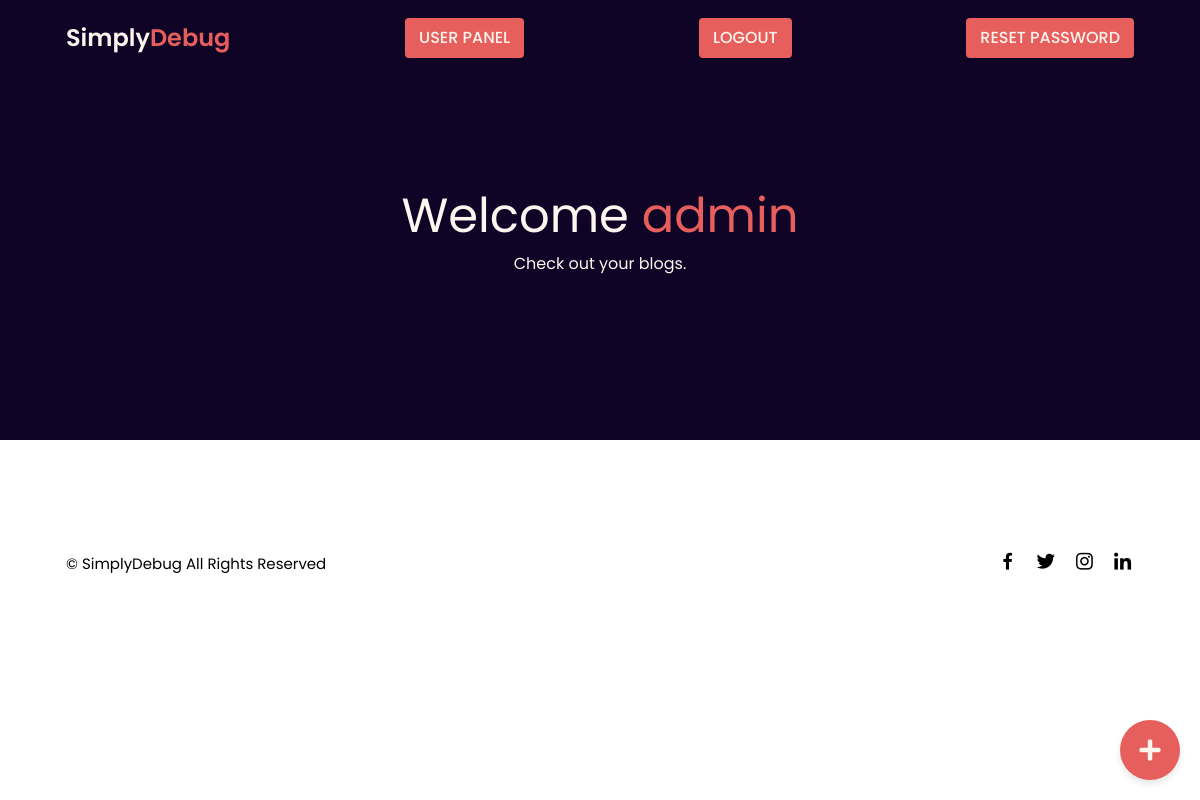
/user_panel/ (signed in), run on an earlier commit of the app's database.
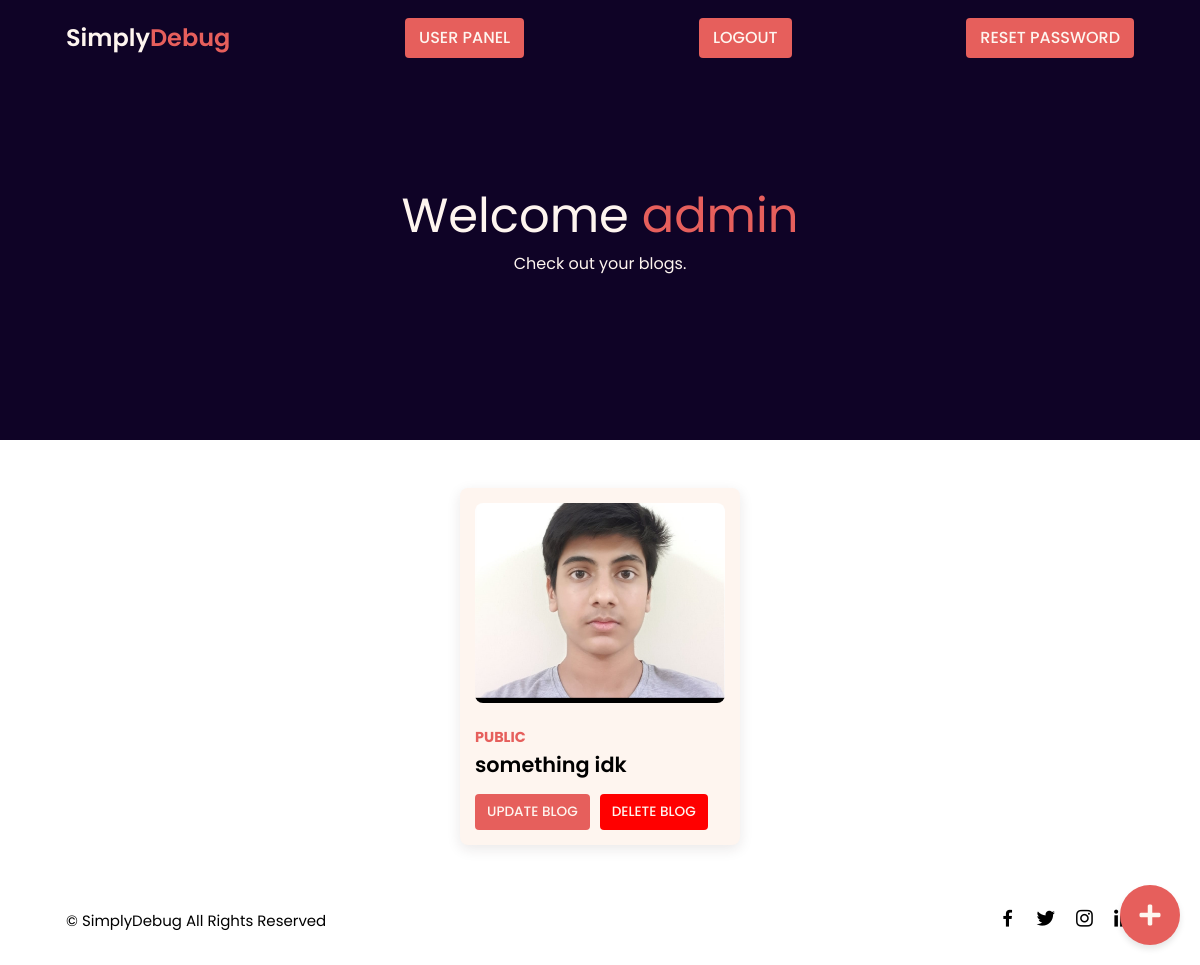
And on a later commit of the database.
### dashboard/models.py (models this page shows, shortened)
class BlogModel(models.Model):
    user = models.ForeignKey(User, blank=True, null=True,
                             on_delete=models.CASCADE)
    title = models.CharField(max_length=255)
    slug = models.SlugField(unique=True, null=True)
    description = models.TextField(default="No Description")
    image = models.ImageField(upload_to='exampleSite/static/example')
    caption = models.CharField(max_length=255, blank=True, null=True)
    categories = models.JSONField(default=list)  # For simplicity, storing as JSON
    tags = models.JSONField(default=list)
    draft = models.BooleanField(default=False)
    content = RichTextField()
    file_directory = models.CharField(max_length=255, blank=True, editable=False)

### dashboard/views.py (the view)
# urls.py: path("user_panel/", userpanel, name="userpanel"),
def userpanel(request):
    if request.user.is_authenticated:
        context = {}
        try:
            blog_objs = BlogModel.objects.filter(user=request.user)
            for obj in blog_objs:
                obj.image.name = obj.image.name[12:]
                print(obj.image.name)
            context['blog_objs'] = blog_objs
        except Exception as e:
            print(e)
        return render(request, 'userpanel.html', context)
    else:
        return redirect("login")

### templates/userpanel.html (shortened to what this page needs)
{% extends "base.html" %}
{% block start %}
        <section class="home" id="home">
            <div class="home-text container">
                <h2 class="home-title">Welcome <span>{{ request.user }}</span></h2>
                <span class="home-subtitle">Check out your blogs.</span>
            </div>
        </section>
        <section class="post container no-bootstrap">
            {% for blog in blog_objs %}
            <div class="post-box {{blog.genre}}">
                {% load static %}
                <img src="{% static blog.image.url %}" alt="" class="post-image">
                {% if blog.draft %}
                    <br>
                    <h2 class="category"><strong>DRAFT</strong></h2>
                {% else %}
                    <br>
                    <h2 class="category"><strong>PUBLIC</strong></h2>
                {% endif %}
                <a href="#" class="post-title">
                    {{blog.title}}
                </a>
                <div class="post-buttons">
                    <a href="{% url 'update_blog' blog.slug %}" class="btn update-btn">Update Blog</a>
                    <a href="{% url 'delete_blog' blog.slug %}" onclick="confirmDelete(event, this)" class="btn delete-btn">Delete Blog</a>
                </div>
            </div>
            {% endfor %}
        </section>
        <a href="{% url 'add_blog' %}" class="floating-button">
            <i class="fa fa-plus"></i>
        </a>
{% endblock %}

### templates/base.html (shortened to what this page needs)
<!doctype html>
<html lang="en">
  <head>
    {% load static %}
    <link rel="stylesheet" href="{% static "css/home.css" %}?v=3">
    <link href="https://cdnjs.cloudflare.com/ajax/libs/font-awesome/5.15.4/css/all.min.css" rel="stylesheet">
    <script src="https://cdn.tailwindcss.com"></script>
    <link href='https://unpkg.com/boxicons@2.1.4/css/boxicons.min.css' rel='stylesheet'>
  </head>
  <body class="m-0 border-0 bd-example">
    <header>
      <div class="nav container">
          <a href="#" class="logo">Simply<span>Debug</span></a>
          {% if request.user.is_authenticated %}
          <a href="/user_panel/" class="login">User Panel</a>
          <a href="{% url 'logout_view' %}" class="login">Logout</a>
          <a href="{% url 'reset_password' %}" class="login">Reset Password</a>
          {% endif %}
      </div>
    </header>
{% block start %}
{% endblock %}
    <div class="footer container">
      <p>&#169; SimplyDebug All Rights Reserved</p>
      <div class="social">
          <a href=""><i class="bx bxl-facebook"></i></a>
          <a href=""><i class="bx bxl-twitter"></i></a>
          <a href=""><i class="bx bxl-instagram"></i></a>
          <a href=""><i class="bx bxl-linkedin"></i></a>
      </div>
    </div>
  </body>
</html>

### static/css/home.css (style rules this page uses)
* { font-family: 'Poppins', sans-serif; margin: 0; padding: 0; scroll-behavior: smooth; scroll-padding-top: 2rem; box-sizing: border-box; }
:root { --container-color: rgb(15, 3, 38); --second-color: rgb(230, 95, 92); --text-color: rgb(0, 0, 0); --background-color: rgb(254, 245, 239); }
a { text-decoration: none; }
img { width: 100%; }
section { padding: 3rem 0 2rem !important; }
.container { max-width: 1068px !important; margin: auto !important; width: 100% !important; }
header { position: fixed !important; top: 0 !important; left: 0 !important; width: 100% !important; z-index: 200 !important; }
.nav { display: flex !important; align-items: center !important; justify-content: space-between !important; padding: 18px 0 !important; }
.logo { font-size: 1.5rem !important; font-weight: 600 !important; color: var(--background-color); }
.logo span { color: var(--second-color); }
.login { padding: 8px 14px !important; text-transform: uppercase !important; font-weight: 500 !important; border-radius: 4px !important; background: var(--second-color); color: var(--background-color); }
.home { width: 100% !important; min-height: 440px !important; background: var(--container-color); display: grid !important; justify-content: center !important; align-items: center !important; }
.home-text { color: var(--background-color); text-align: center !important; }
.home-title { font-size: 3rem !important; }
.home-title span { color: var(--second-color); }
.home-subtitle { font-size: 1rem !important; font-weight: 400 !important; }
.post { display: grid; grid-template-columns: repeat(auto-fit, minmax(280px, auto)); justify-content: center; gap: 1.5rem; }
.post-box { position: relative; background: var(--background-color); box-shadow: 0 4px 14px hsl(355deg 25% 15% / 10%); padding: 15px; border-radius: 0.5rem; }
.post-image { width: 100%; height: 200px; object-fit: cover; object-position: center; border-radius: 0.5rem; }
.category { font-size: 0.9rem; font-weight: 500; text-transform: uppercase; color: var(--second-color); }
.post-title { font-size: 1.3rem; font-weight: 600; color: var(--text-color); display: --webkit-box; -webkit-line-clamp: 2; -webkit-box-orient: vertical; overflow: hidden; }
.post-buttons { margin-top: 10px; display: flex; gap: 10px; }
.post-buttons .btn { text-transform: uppercase; padding: 8px 12px; border-radius: 4px; font-size: 0.85rem; font-weight: 500; cursor: pointer; text-align: center; text-decoration: none; display: inline-block; transition: 300ms all ease; }
.update-btn { background: var(--second-color); color: var(--background-color); }
.delete-btn { background: hsl(0, 100%, 50%); color: var(--background-color); }
.floating-button { position: fixed; bottom: 20px; right: 20px; width: 60px; height: 60px; background-color: var(--second-color); color: var(--background-color); border-radius: 50%; display: flex; justify-content: center; align-items: center; font-size: 24px; box-shadow: 0 4px 6px rgba(0, 0, 0, 0.1); cursor: pointer; z-index: 1000; text-decoration: none; transition: background-color 0.3s, transform 0.2s; }
.floating-button i { pointer-events: none; }
.footer { display: flex; justify-content: space-between; align-items: center; padding: 30px 0; }
.footer p { font-size: 0.938rem; }
.social { display: flex; align-items: center; column-gap: 1rem; }
.social .bx { font-size: 1.4rem; color: var(--text-color); }

What changed in the data, as far as the page shows it:
added BlogModel: image (picture), draft "PUBLIC", title "something idk"
